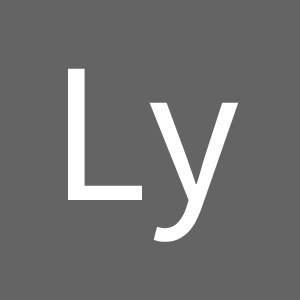
Frame 1 (no input)
Frame 60 (the mouse pressed at the canvas centre just before this capture): identical to frame 1, image omitted
Frame 120 (the mouse held since frame 60 and released just before this capture): identical to frame 1, image omitted

The Processing sketch that drew this single still picture (run headless with seeded random() and noise(); from frame 60 on, the mouse is pressed at the canvas centre):

// Processing sketch: Ly_original
// ── Ly_original.pde
void setup() {
   size(300, 300);
}

void draw() {
   background(100, 100, 100);
   fill(-1);
   textSize(200);
   text("Ly", width / 2 - 100, height / 2 + 50);
}
